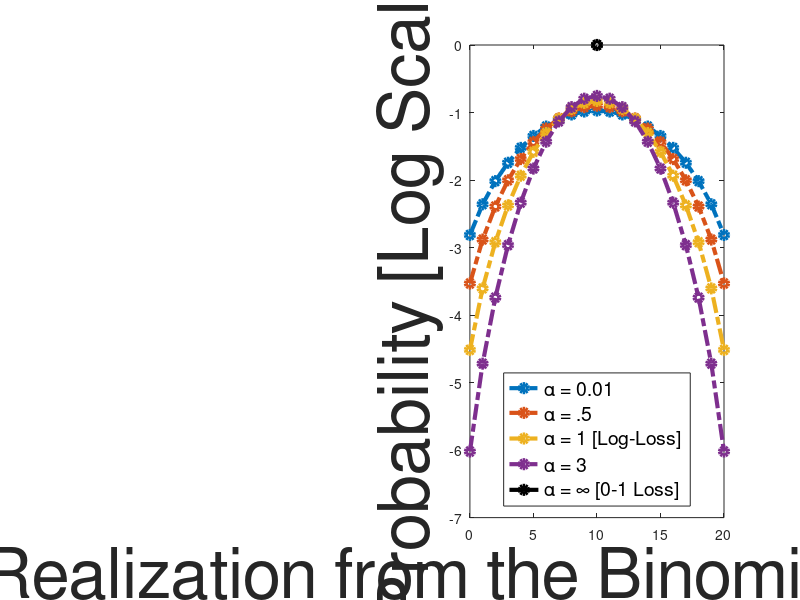

The MATLAB script that drew this image: (Note: this script raises an error after producing the figure.)
clc;
clear;
y = linspace(0,20,21);
p = .5;
m = 20;
M = max(size(y));
a = [0.35,.5,.7,1,1.8,10000];
%a = [-4,4];
k = max(size(a));
f = zeros(M,k);
b = zeros(k,1);


for i = 1:1:k
    for j = 1:1:M
        if a(i) == -4
            f(j,i) = (1-nchoosek(20,y(j))*(p)^(y(j))*(1-p)^(20-y(j)))^(-a(i));
        else
            f(j,i) = (nchoosek(20,y(j))*(p)^(y(j))*(1-p)^(20-y(j)))^(a(i));
        end
    end
    b(i) = sum(f(:,i));
    for j = 1:1:M
        f(j,i) = f(j,i)/b(i);
    end
end

figure1=figure('Position', [100, 100, 1200, 350]);

subplot(1,2,2);
%subplot(211); 
for i = 1:1:k
    if (i < 5)
        plot(y,log10(f(:,i)),'-.o','LineWidth',3)
        hold on
    else
        plot(10,log10(1),'-ok','LineWidth',3)
    end
%     elseif (i == 3)
%         plot(y,log10(f(:,i)),'-ok','LineWidth',3)
%         hold on
%     else
%         plot(y,log10(f(:,i)),'-o','LineWidth',3)
%         hold on
%     end
%     if i == 5
%         plot(y,log10(f(:,i)),'-ok','LineWidth',3)
%         hold on
%     end
end
rad = 50;
rad1 = 16;
xlabel('Realization from the Binomial Distribution','FontSize',rad)
ylabel('Probability [Log Scale]','FontSize',rad)
lgd = legend({'\alpha = 0.01', '\alpha = .5', '\alpha = 1 [Log-Loss]', '\alpha = 3','\alpha = \infty [0-1 Loss]'},'FontSize',14,'Location','south');
lgd.FontSize = rad1;
title('(b) Illustration of \alpha-Tilted Distribution','FontSize',rad)
%ylim([-6.5, 0])
set(gca,'fontsize',16)


M = 1000;
x = linspace(.001,1,M);
%a = [0.35,0.5,.7,.999999,1.8,100000];
%a = [.9999,1.6,5]; 
%a = .9999999
n = max(size(a));
f = zeros(M,n);
k = zeros(M,1);


for j = 1:1:n
    for i = 1:1:M
        if a(j) == -4
            f(i,j) = (-a(j)/(-a(j)-1)*(1-(1-x(i))^(1-1/(-a(j)))));
        %f(i,j) = a(j)/(a(j)-1)*(1-((x(i)^a(j))/(x(i)^a(j) + (1-x(i))^a(j)))^(1-1/a(j)));
        else
            f(i,j) = (a(j)/(a(j)-1)*(1-x(i)^(1-1/(a(j)))));
        end
    end
end
subplot(1,2,1);
for i = 1:1:n
    plot(x,f(:,i),'LineWidth',4)
    hold on
end
% 
%rad = 1;

xlabel('Probability','FontSize',rad)
ylabel('Loss','FontSize',rad)
lgd = legend({'\alpha = .35','\alpha=.5','\alpha = .7','\alpha = 1 [Log-Loss]', '\alpha = 1.8','\alpha = \infty [0-1 Loss]'},'FontSize',14,'Location','northeast');
lgd.FontSize = rad1;
title('(a) \alpha-loss','FontSize',rad)
ylim([0, 5])
set(gca,'fontsize',16)
